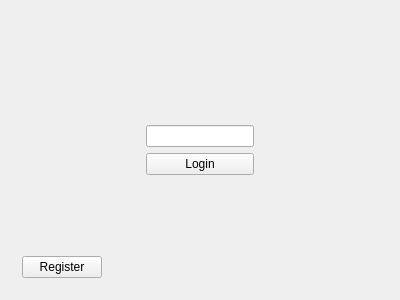
<?xml version="1.0" encoding="UTF-8"?>
<ui version="4.0">
 <class>Login</class>
 <widget class="QMainWindow" name="Login">
  <property name="enabled">
   <bool>true</bool>
  </property>
  <property name="geometry">
   <rect>
    <x>0</x>
    <y>0</y>
    <width>400</width>
    <height>300</height>
   </rect>
  </property>
  <property name="windowTitle">
   <string>Login</string>
  </property>
  <widget class="QWidget" name="centralWidget">
   <layout class="QGridLayout" name="gridLayout" columnstretch="0,0,0,0">
    <item row="5" column="0">
     <widget class="QFrame" name="frame_5">
      <property name="sizePolicy">
       <sizepolicy hsizetype="Preferred" vsizetype="Preferred">
        <horstretch>0</horstretch>
        <verstretch>0</verstretch>
       </sizepolicy>
      </property>
      <property name="frameShape">
       <enum>QFrame::NoFrame</enum>
      </property>
      <property name="frameShadow">
       <enum>QFrame::Raised</enum>
      </property>
      <layout class="QGridLayout" name="gridLayout_2" columnstretch="0">
       <item row="0" column="0" alignment="Qt::AlignLeft|Qt::AlignBottom">
        <widget class="QPushButton" name="RegisterButton">
         <property name="sizePolicy">
          <sizepolicy hsizetype="Fixed" vsizetype="Fixed">
           <horstretch>0</horstretch>
           <verstretch>0</verstretch>
          </sizepolicy>
         </property>
         <property name="text">
          <string>Register</string>
         </property>
        </widget>
       </item>
      </layout>
     </widget>
    </item>
    <item row="2" column="3">
     <widget class="QFrame" name="frame_2">
      <property name="frameShape">
       <enum>QFrame::NoFrame</enum>
      </property>
      <property name="frameShadow">
       <enum>QFrame::Raised</enum>
      </property>
     </widget>
    </item>
    <item row="5" column="2">
     <widget class="QFrame" name="frame_3">
      <property name="frameShape">
       <enum>QFrame::NoFrame</enum>
      </property>
      <property name="frameShadow">
       <enum>QFrame::Raised</enum>
      </property>
     </widget>
    </item>
    <item row="0" column="2">
     <widget class="QFrame" name="frame_4">
      <property name="frameShape">
       <enum>QFrame::NoFrame</enum>
      </property>
      <property name="frameShadow">
       <enum>QFrame::Raised</enum>
      </property>
     </widget>
    </item>
    <item row="4" column="2">
     <widget class="QFrame" name="frame_6">
      <property name="frameShape">
       <enum>QFrame::NoFrame</enum>
      </property>
      <property name="frameShadow">
       <enum>QFrame::Raised</enum>
      </property>
      <layout class="QGridLayout" name="gridLayout_3">
       <property name="leftMargin">
        <number>1</number>
       </property>
       <property name="topMargin">
        <number>1</number>
       </property>
       <property name="rightMargin">
        <number>1</number>
       </property>
       <property name="bottomMargin">
        <number>1</number>
       </property>
       <item row="0" column="0">
        <widget class="QLabel" name="Warning_Label">
         <property name="font">
          <font>
           <family>Mukti Narrow</family>
           <pointsize>14</pointsize>
           <weight>50</weight>
           <bold>false</bold>
          </font>
         </property>
         <property name="frameShape">
          <enum>QFrame::NoFrame</enum>
         </property>
         <property name="midLineWidth">
          <number>5</number>
         </property>
         <property name="text">
          <string/>
         </property>
         <property name="scaledContents">
          <bool>true</bool>
         </property>
         <property name="alignment">
          <set>Qt::AlignCenter</set>
         </property>
         <property name="wordWrap">
          <bool>true</bool>
         </property>
        </widget>
       </item>
      </layout>
     </widget>
    </item>
    <item row="3" column="2">
     <widget class="QPushButton" name="LoginButton">
      <property name="sizePolicy">
       <sizepolicy hsizetype="Preferred" vsizetype="Fixed">
        <horstretch>0</horstretch>
        <verstretch>0</verstretch>
       </sizepolicy>
      </property>
      <property name="text">
       <string>Login</string>
      </property>
     </widget>
    </item>
    <item row="2" column="2">
     <widget class="QLineEdit" name="UsernameBox">
      <property name="sizePolicy">
       <sizepolicy hsizetype="Fixed" vsizetype="Fixed">
        <horstretch>0</horstretch>
        <verstretch>0</verstretch>
       </sizepolicy>
      </property>
      <property name="text">
       <string/>
      </property>
     </widget>
    </item>
    <item row="0" column="0">
     <widget class="QFrame" name="frame">
      <property name="frameShape">
       <enum>QFrame::NoFrame</enum>
      </property>
      <property name="frameShadow">
       <enum>QFrame::Raised</enum>
      </property>
     </widget>
    </item>
    <item row="1" column="2">
     <widget class="QFrame" name="frame_7">
      <property name="frameShape">
       <enum>QFrame::NoFrame</enum>
      </property>
      <property name="frameShadow">
       <enum>QFrame::Raised</enum>
      </property>
     </widget>
    </item>
   </layout>
  </widget>
 </widget>
 <layoutdefault spacing="6" margin="11"/>
 <resources/>
 <connections/>
</ui>
